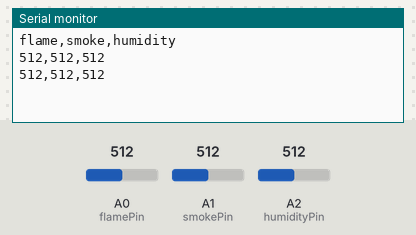
Simulated run of this sketch. Board: Arduino Uno, built with avr-gcc and run on an emulated ATmega328P. Shown: the last lines printed to the serial monitor. Inputs (shaded band) come from the test bench; at power-on: A0 (flamePin) = 512, A1 (smokePin) = 512, A2 (humidityPin) = 512.

Above: at 3.2 s.
3.3 s: A0 (flamePin) set to 716
At 4.6 s:
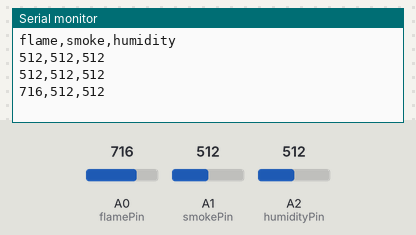
4.8 s: A1 (smokePin) set to 716
At 5.8 s:
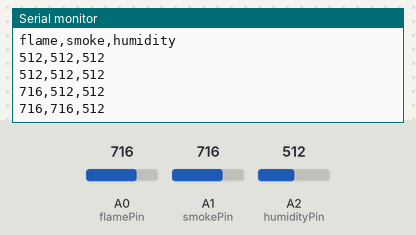
6.3 s: A2 (humidityPin) set to 716
At 7.6 s:
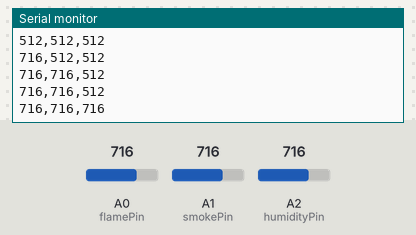
7.8 s: A0 (flamePin) set to 900
At 8.3 s:
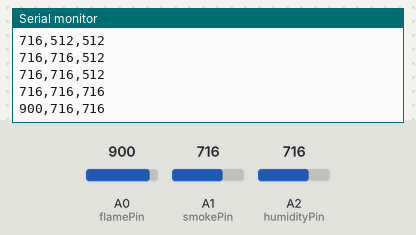
9.3 s: A1 (smokePin) set to 900
At 10.6 s:
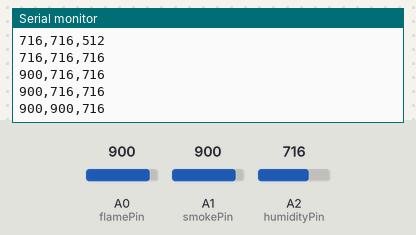
10.8 s: A2 (humidityPin) set to 900
At 11.8 s:
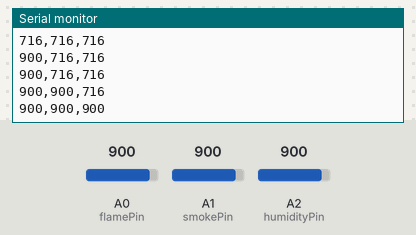
Timing chart, 0 to 13.3 s (numbered marks = the images above; inputs shaded):
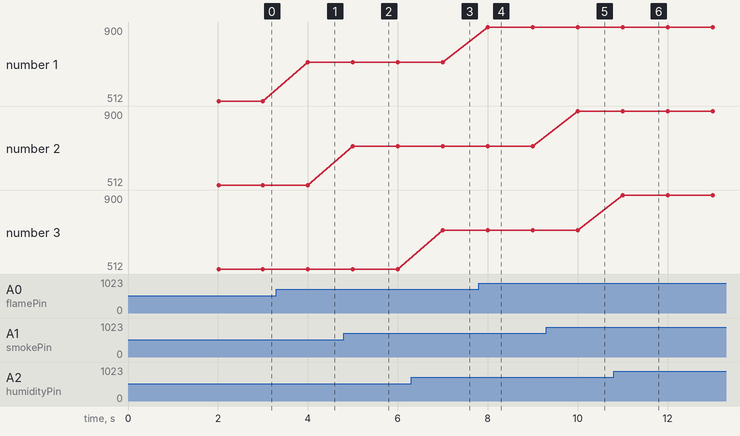

Measured:
- after the input at 3.3 s, the serial monitor: prints a new line after 0.70 s (image 1)
- after the input at 4.8 s, the serial monitor: prints a new line after 0.20 s (image 2)
- after the input at 6.3 s, the serial monitor: prints a new line after 0.71 s (image 3)
- after the input at 7.8 s, the serial monitor: prints a new line after 0.21 s (image 4)
- after the input at 9.3 s, the serial monitor: prints a new line after 0.71 s (image 5)
- after the input at 10.8 s, the serial monitor: prints a new line after 0.21 s (image 6)
- plotted number 1: 512 → 716 after the input at 3.3 s, 716 → 900 after the input at 7.8 s

The sketch:

MINE.ino
```cpp
/*
  ML-Based Coal Mine Monitoring in IoT Network
  Reads sensor data from flame, smoke, and humidity sensors and sends it via Serial.
  - Flame sensor connected to A0
  - Smoke sensor connected to A1
  - Humidity sensor connected to A2
*/

const int flamePin = A0;
const int smokePin = A1;
const int humidityPin = A2;

void setup() {
  Serial.begin(9600);
  // Wait for serial connection
  delay(2000);
  Serial.println("flame,smoke,humidity");  // Print header for clarity
}

void loop() {
  int flameValue = analogRead(flamePin);
  int smokeValue = analogRead(smokePin);
  int humidityValue = analogRead(humidityPin);

  // Send data in CSV format: flame,smoke,humidity
  Serial.print(flameValue);
  Serial.print(",");
  Serial.print(smokeValue);
  Serial.print(",");
  Serial.println(humidityValue);

  delay(1000); // Read sensors every 1 second
}
```
